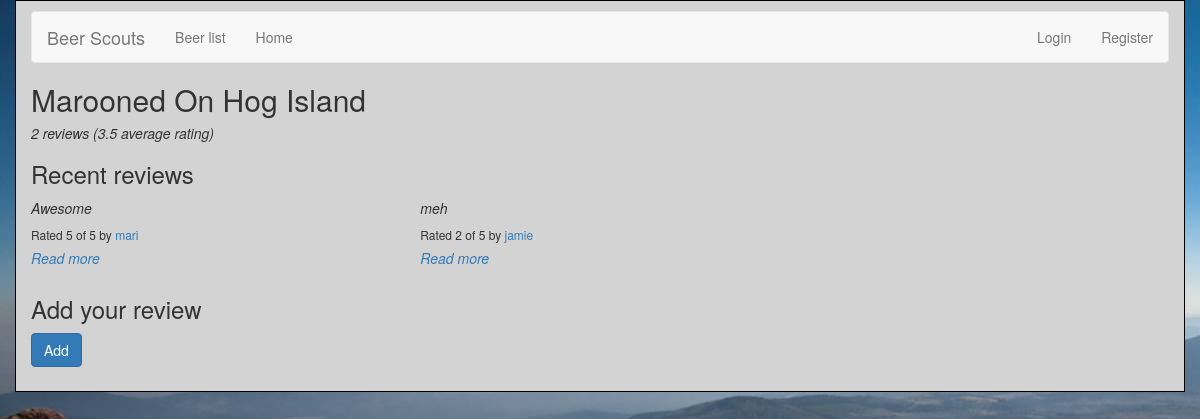
Screenshot of /reviews/beer/23/ with the database file from the repository.
### reviews/models.py (models this page shows, shortened)
class Beer(models.Model):
    name = models.CharField(max_length=200)
    abv = models.CharField(max_length=200)
    ibu = models.CharField(max_length=200)
    style = models.CharField(max_length=200)
    ounces = models.CharField(max_length=200)
    def average_rating(self):
        return self.review_set.aggregate(Avg('rating'))['rating__avg']

class Review(models.Model):
    RATING_CHOICES = (
        (1, '1'),
        (2, '2'),
        (3, '3'),
        (4, '4'),
        (5, '5'),
    )
    beer = models.ForeignKey(Beer, on_delete=models.CASCADE,)
    pub_date = models.DateTimeField('date published')
    user_name = models.CharField(max_length=100)
    comment = models.CharField(max_length=200)
    rating = models.IntegerField(choices=RATING_CHOICES)

### reviews/views.py (the view)
# urls.py: re_path(r'^beer/(?P<beer_id>[0-9]+)/$', views.beer_detail, name='beer_detail'),
def beer_detail(request, beer_id):
    beer = get_object_or_404(Beer, pk=beer_id)
    return render(request, 'reviews/beer_detail.html', {'beer': beer})

### reviews/templates/reviews/beer_detail.html (shortened to what this page needs)
{% extends 'base.html' %}
{% load bootstrap3 %}
{% block title %}
<h2>{{ beer.name }}</h2>
<h5>{{ beer.review_set.count }} reviews ({{ beer.average_rating | floatformat }} average rating)</h5>
{% endblock %}
{% block content %}
<h3>Recent reviews</h3>
{% if beer.review_set.all %}
<div class="row">
    {% for review in beer.review_set.all %}
    <div class="col-xs-6 col-lg-4">
        <em>{{ review.comment }}</em>
        <h6>Rated {{ review.rating }} of 5 by <a href="{% url 'reviews:user_review_list' review.user_name %}" >{{ review.user_name }}</a></h6>
        <h5><a href="{% url 'reviews:review_detail' review.id %}">
        Read more
        </a></h5>
    </div>
    {% endfor %}
</div>
{% else %}
<p>No reviews for this beer yet</p>
{% endif %}
<h3>Add your review</h3>
<form action="{% url 'reviews:add_review' beer.id %}" method="post" class="form">
    {% buttons %}
    <button type="submit" class="btn btn-primary">
      {% bootstrap_icon "star" %} Add
    </button>
    {% endbuttons %}
</form>
{% endblock %}

### reviews/static/reviews/style.css (style rules this page uses)
h5 { font-style: oblique; }
a { color: black; }

### rows the page displays
Beer: name "Marooned On Hog Island", review_set.count "2", average_rating "3.5"
Review: comment "Awesome", rating "5", user_name "mari"
Review: comment "meh", rating "2", user_name "jamie"
